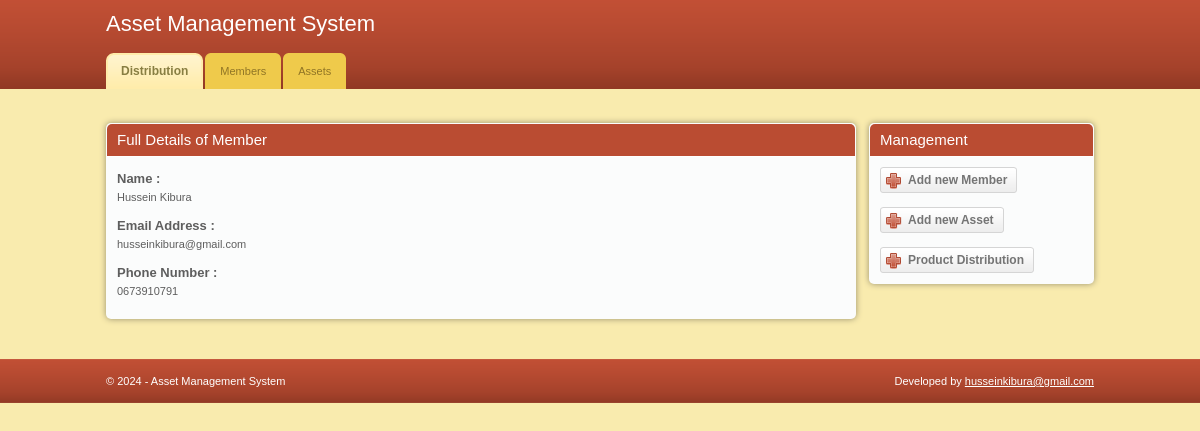
Page /members/9 on the committed database.
### assetapp/models.py (models this page shows, shortened)
class Member(models.Model):
    name = models.CharField(max_length=50)
    email = models.EmailField(unique=True)
    phone = models.CharField(max_length=50)
    designation = models.CharField(max_length=50)

### assetapp/views.py (the view)
# urls.py: re_path(r'^members/(?P<id>[0-9]+)$', views.membersdetails, name='members'),
def membersdetails(request, id):
    instance = get_object_or_404(Member, pk=id)
    context = {
        "title": "Hello",
        "more": instance
    }
    return render(request, 'assetapp/details.html', context)

### assetapp/templates/assetapp/details.html (shortened to what this page needs)
{% extends 'base.html' %}
{% block content %}
<div class="box">
    <div class="box-head">
        <h2>Full Details of Member</h2>
    </div>
        <div class="form">
            <label>Name : </label>
            <p>{{ more.name }}</p>
             <label>Email Address : </label>
            <p>{{ more.email }}</p>
             <label>Phone Number : </label>
            <p>{{ more.phone }}</p>
        </div>
</div>
{% endblock content %}

### assetapp/static/assetapp/css/style.css (style rules this page uses)
* { padding:0; margin:0; outline:0; }
body { background:#f9ebae; font-family: Verdana, sans-serif; font-size:11px; line-height:14px; color:#5e5e5e; }
h2 { font-size:15px; font-weight: normal; }
.box { background:#fbfcfc; height:100%; padding:1px; margin-bottom:20px; }
.box-head { background:#ba4c32; height:32px; color:#fff; padding: 0 10px; line-height:32px; white-space:nowrap; border-bottom:solid 1px #fff; }
.form { padding:15px 10px 5px 10px; }
.form label { display:block; font-weight: bold; font-size:13px; padding-bottom:4px; }
.form p { padding-bottom:15px; }
.box { -moz-border-radius:5px; -webkit-border-radius:5px; -moz-box-shadow: 0 0 6px #978f6c; -webkit-box-shadow: 0 0 6px #978f6c; }
.box-head { -moz-border-radius-topleft:5px; -moz-border-radius-topright:5px; -webkit-border-top-left-radius:5px; -webkit-border-top-right-radius:5px; }

### rows in the picture
Member: name "Hussein Kibura", email "husseinkibura@gmail.com", phone "0673910791"
